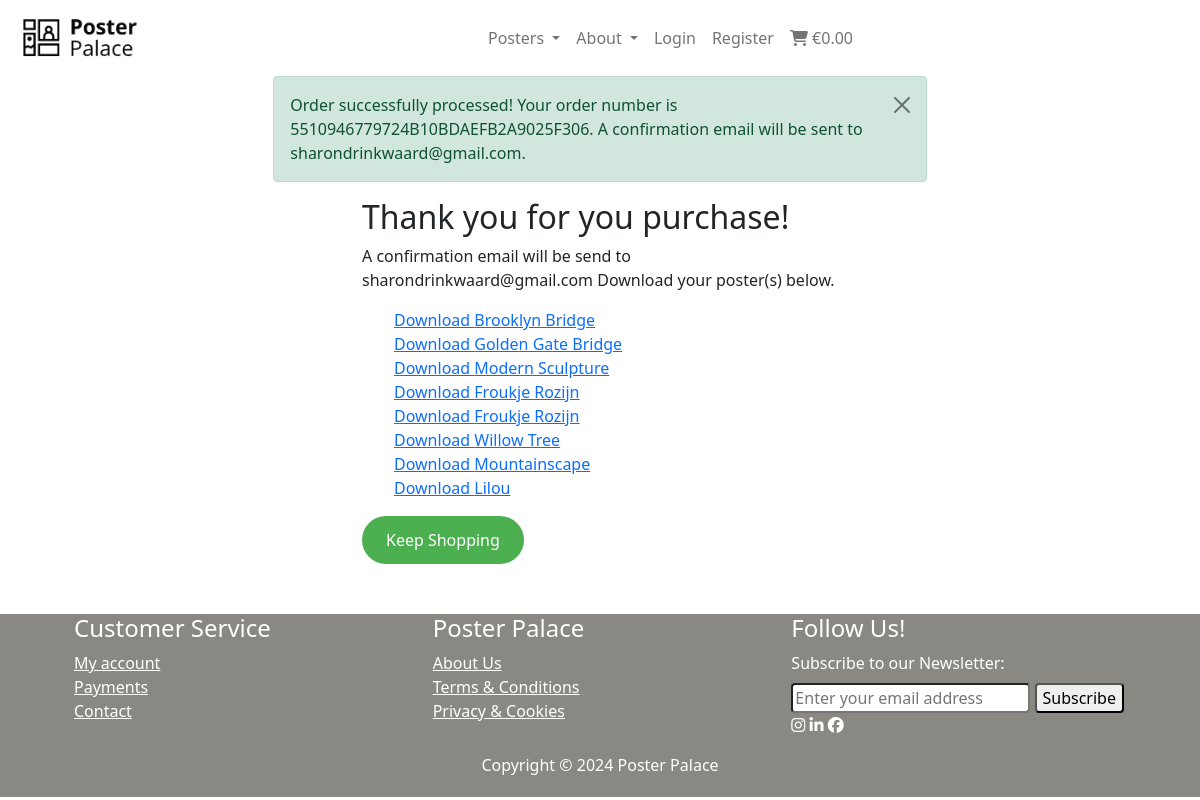
Screenshot of /checkout/checkout_success/5510946779724B10BDAEFB2A9025F306 with the database file from the repository.
### checkout/models.py (models this page shows, shortened)
class Order(models.Model):
    order_number = models.CharField(max_length=32, null=False, editable=False)
    user_profile = models.ForeignKey(UserProfile, on_delete=models.SET_NULL, null=True, blank=True, related_name='orders')
    first_name = models.CharField(max_length=50, null=False, blank=False)
    last_name = models.CharField(max_length=50, null=False, blank=False)
    email = models.EmailField(max_length=254, null=False, blank=False)
    phone_number = models.CharField(max_length=20, null=False, blank=False)
    date = models.DateTimeField(auto_now_add=True)
    order_total = models.DecimalField(max_digits=10, decimal_places=2, null=False, default=0)
    stripe_pid = models.CharField(max_length=260, null=False, blank=False, default='')
    original_cart = models.TextField(null=False, blank=False, default='')

class OrderLineItem(models.Model):
    order = models.ForeignKey(Order, null=False, blank=False, on_delete=models.CASCADE, related_name='lineitems')
    poster = models.ForeignKey(Poster, null=False, blank=False, on_delete=models.CASCADE)
    poster_color = models.CharField(max_length=25, null=True, blank=True)
    quantity = models.IntegerField(null=False, blank=False, default=0)
    lineitem_total = models.DecimalField(max_digits=6, decimal_places=2, null=False, blank=False, editable=False)

### posters/models.py (models this page shows, shortened)
class Poster(models.Model):
    category = models.ForeignKey('Category', null=True, blank=True, on_delete=models.SET_NULL)
    sku = models.CharField(max_length=254, null=True, blank=True)
    name = models.CharField(max_length=254)
    description = models.TextField()
    has_color = models.BooleanField(default=False, blank=True, null=True)
    color_option = models.CharField(max_length=15, blank=True, default='Color', choices=COLOR_CHOICES)
    has_sizes = models.BooleanField(default=False, blank=True, null=True)
    size_option = models.CharField(max_length=80, choices=SIZE_CHOICES, default='S')
    price = models.DecimalField(max_digits=6, decimal_places=2)
    rating = models.DecimalField(max_digits=6, decimal_places=2, null=True, blank=True)
    image_url = models.URLField(max_length=1024, null=True, blank=True)
    image = models.ImageField(null=True, blank=True)
    quantity = models.IntegerField(blank=False, default=1)

### checkout/views.py (the view, shortened to what this page needs)
# urls.py: path('checkout_success/<order_number>', views.checkout_success, name='checkout_success'),
def checkout_success(request, order_number):
    save_info = request.session.get('save_info')
    order = get_object_or_404(Order, order_number=order_number)
    messages.success(request, f'Order successfully processed! \
        Your order number is {order_number}. A confirmation \
        email will be sent to {order.email}.')
    if 'cart' in request.session:
        del request.session['cart']
    lineitems = order.lineitems.all()
    template = 'checkout/checkout_success.html'
    context = {
        'order': order,
        'lineitems': lineitems,  # Pass the lineitems (posters) to the template
    }
    return render(request, template, context)

### homepage/forms.py
class NewsletterForm(forms.Form):
    email = forms.EmailField(label="Your Email", max_length=100)

### cart/contexts.py (called while the page is built, shortened)
def shopping_content(request):
    shopping_items = []
    total = 0
    poster_count = 0
    cart = request.session.get('cart', {})
    context = {
        'shopping_items': shopping_items,
        'total': total,
        'poster_count': poster_count,
    }
    return context

### homepage/context_processors.py (called while the page is built)
def newsletter_form(request):
    return {'newsletter_form': NewsletterForm()}

### checkout/templates/checkout/checkout_success.html (shortened to what this page needs)
{% extends "base.html" %}
{% load static %}
{% block content %}
<div class="">
    <div class="row">
        <div class="maxwidth">
            <h2>Thank you for you purchase!</h2>
            <p>
                A confirmation email will be send to {{ order.email }}
                Download your poster(s) below.
            </p>
        </div>
    </div>
    <div class="row">
        <div class="maxwidth">
            <ul>
                {% for lineitem in lineitems %}
                    <li class="list-unstyled">
                        <a href="{{ lineitem.poster.image.url }}" download>
                            Download {{ lineitem.poster.name }}
                        </a>
                    </li>
                {% endfor %}
            </ul>
        </div>
    </div>
    <div class="row">
        <div class="maxwidth">
            <a id="link-btn" class="" href="{% url 'posters' %}">Keep Shopping</a>
        </div>
    </div>
</div>
{% endblock %}

### static/css/base.css (style rules this page uses)
* { margin: auto; }
.maxwidth { max-width: 500px; }
#link-btn { background-color: #4CAF50 !important; color: #ffffff; border: none; border-radius: 26px; padding: 12px 24px; text-align: center; text-decoration: none; display: inline-block; font-size: 16px; cursor: pointer; }
.row { margin-right: 50px; margin-left: 50px; }

### rows the page displays
Order: email "sharondrinkwaard@gmail.com"
OrderLineItem: poster.name "Brooklyn Bridge"
OrderLineItem: poster.name "Golden Gate Bridge"
OrderLineItem: poster.name "Modern Sculpture"
OrderLineItem: poster.name "Froukje Rozijn"
OrderLineItem: poster.name "Froukje Rozijn"
OrderLineItem: poster.name "Willow Tree"
OrderLineItem: poster.name "Mountainscape"
OrderLineItem: poster.name "Lilou"

### other values shown
{{ message | safe }} "Order successfully processed! Your order number is 5510946779724B10BDAEFB2A9025F306. A confirmation email will be sent to sharondrinkwaard@gmail.com."
